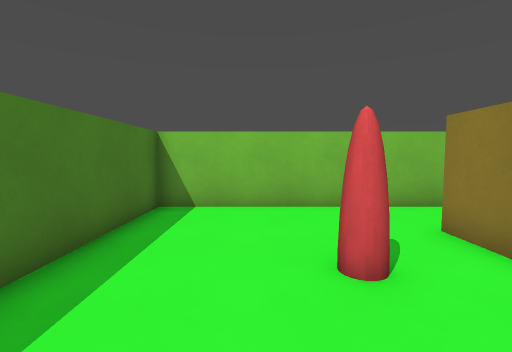
view 1 (above)

21 first-person views from a walk through a level from a Godot 3-D game. The camera is 1.4 m above the floor, tilts 4° down and sees 85° across. The floor is counted in squares, 1 m on a side. Each view is taken from the middle of a square. On the plan, view 1 faces up. The plan holds only what a view shows up to about 14 squares ahead; the rest is blank.

view 2
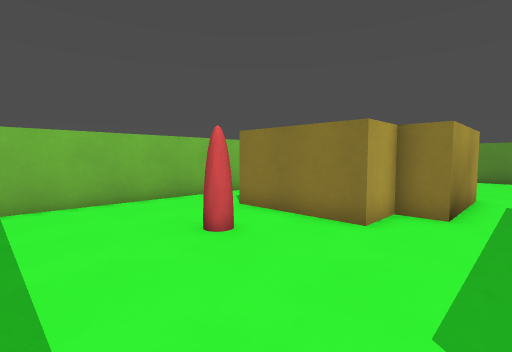

view 3
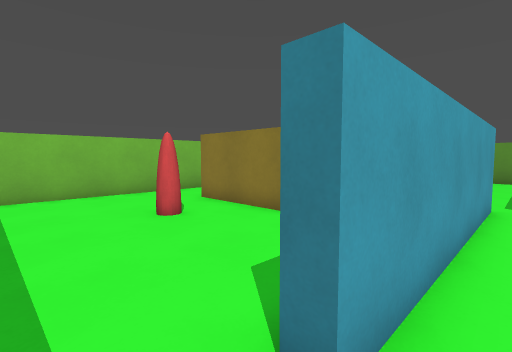

view 4
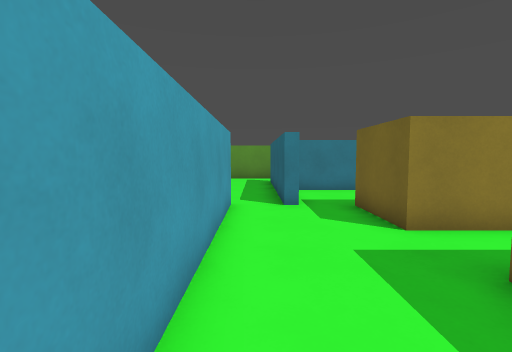

view 5
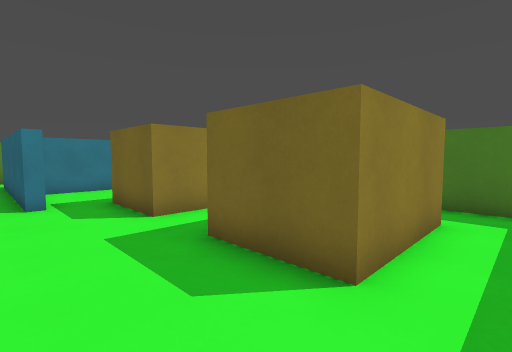

view 6
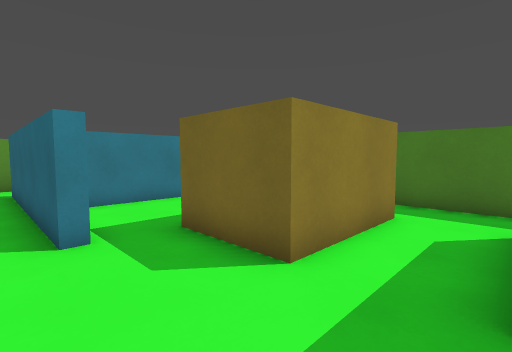

view 7
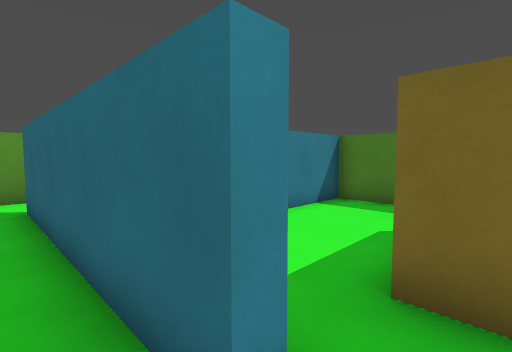

view 8
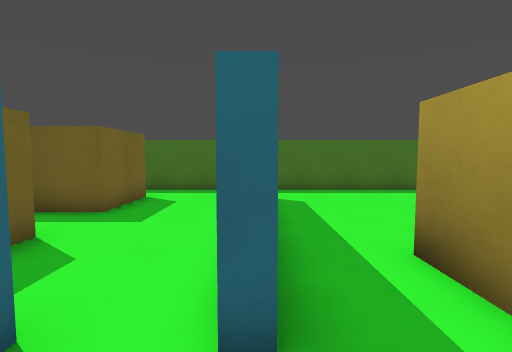

view 9
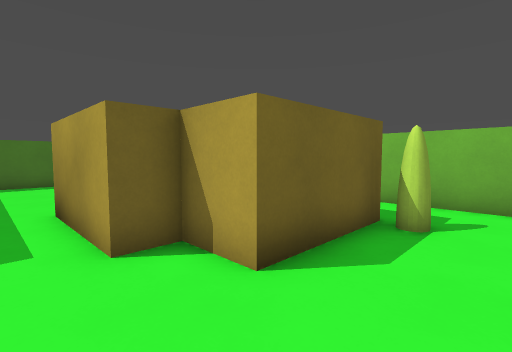

view 10
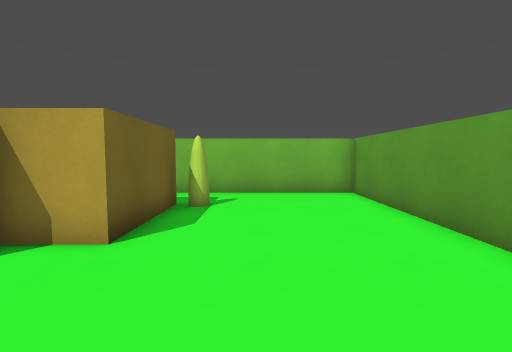

view 11
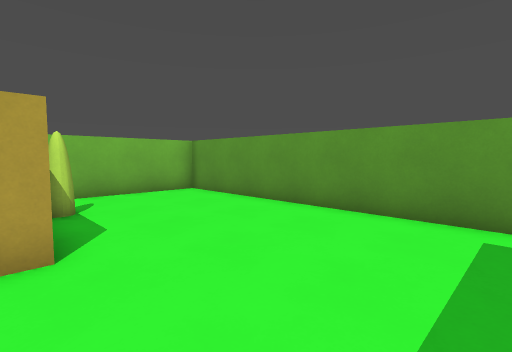

view 12
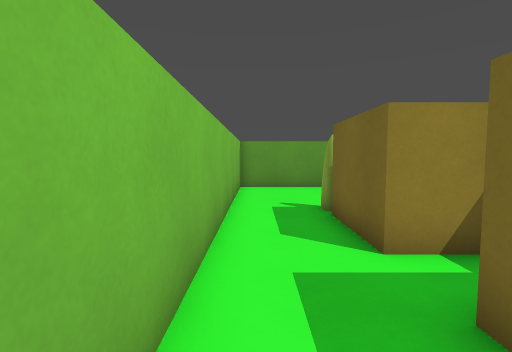

view 13
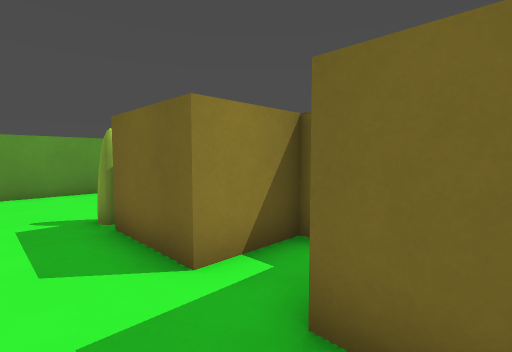

view 14
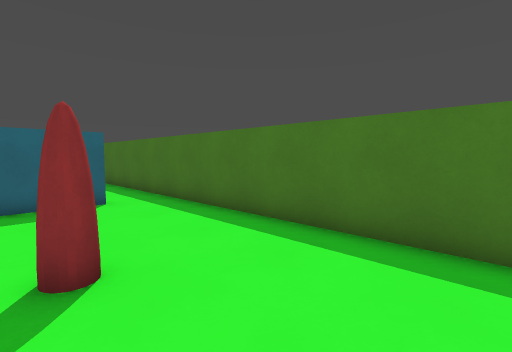

view 15
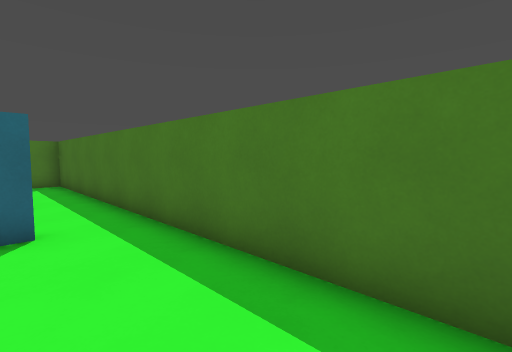

view 16
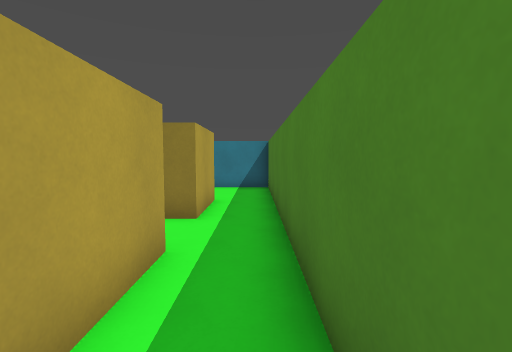

view 17
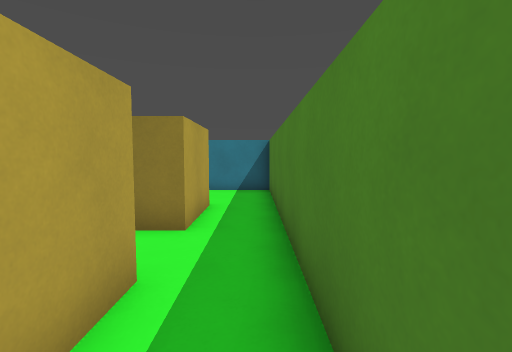

view 18
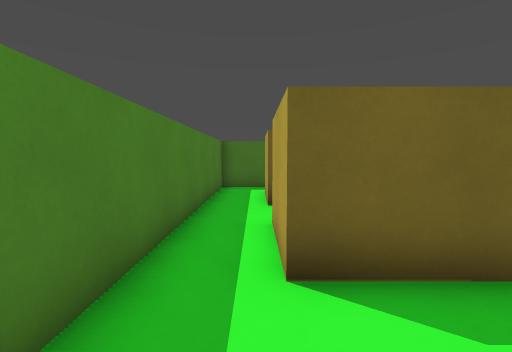

view 19
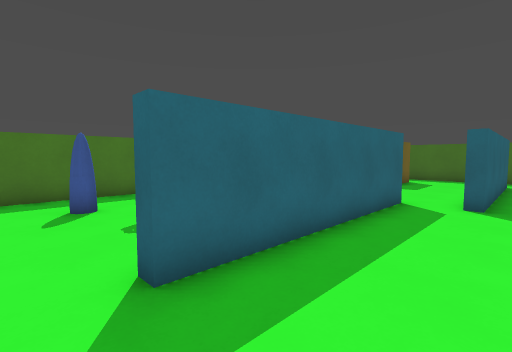

view 20
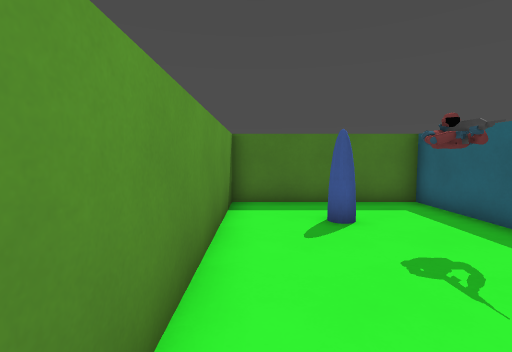

view 21
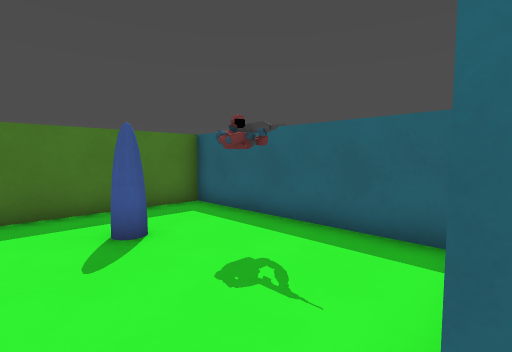

### Floor plan
Ten units are one square. View 1 is at (0, 0); x grows to the right and y downward. Boxes are objects, and circles mark ways between rooms. Rooms are numbered by the first view taken in them; rooms with no view inside come last. Other rooms are left out.
<svg viewBox="-32 -82 204 203">
<path fill="none" stroke="#000" d="M50 -52 62 -52M79 -29 79 -52 105 -52M-6 23 -6 18 71 18M75 -3 51 -3 51 -14 35 -14 35 -52M115 -77 -27 -77 -27 24M21 97 -6 97 -6 58 21 58 21 76M70 71 70 97 42 97 42 58 70 58M70 42 70 38M71 23 -6 23M-27 24 -27 116 106 116 106 46M107 -45 107 -14 89 -14 89 -3 75 -3M71 18 71 23M167 44 167 -77 115 -77M70 38 147 38 147 42M111 49 111 116 167 116 167 44"/>
<rect x="5" y="-35" width="10" height="10" fill="#bbb"><title>other object</title></rect>
<rect x="105" y="-55" width="10" height="10" fill="#bbb"><title>other object</title></rect>
<rect x="135" y="85" width="10" height="10" fill="#bbb"><title>other object</title></rect>
<circle cx="-15" cy="20" r="3" fill="#2a7"/>
<circle cx="105" cy="-65" r="3" fill="#2a7"/>
<circle cx="70" cy="10" r="3" fill="#2a7"/>
<circle cx="70" cy="30" r="3" fill="#2a7"/>
<circle cx="155" cy="40" r="3" fill="#2a7"/>
<text x="20" y="-30">1</text>
<text x="30" y="70">2</text>
<text x="130" y="-10">3</text>
<text x="140" y="80">4</text>
</svg>
Room 1 opens to room 2. Room 1 opens to room 3. Room 2 opens to room 3. Room 3 opens to room 4.

Where each view was taken, in squares from view 1:
view 1: 0 up, 0 right, facing up
view 2: 1 down, 2 left, facing up-right
view 3: 3 down, 2 left, facing up-right
view 4: 3 down, 1 left, facing right
view 5: 3 down, 2 left, facing down-right
view 6: 3 down, 2 right, facing down-right
view 7: 3 down, 6 right, facing down-right
view 8: 2 down, 9 right, facing left
view 9: 1 down, 13 right, facing up-left
view 10: 3 down, 13 right, facing up
view 11: 3 down, 10 right, facing up-right
view 12: 7 up, 4 right, facing right
view 13: 7 up, 5 right, facing down-right
view 14: 7 up, 2 right, facing down-left
view 15: 4 up, 0 right, facing down-left
view 16: 11 down, 2 left, facing right
view 17: 11 down, 1 left, facing right
view 18: 10 down, 10 right, facing left
view 19: 1 down, 16 right, facing down-left
view 20: 3 down, 16 right, facing down
view 21: 4 down, 16 right, facing down-left
